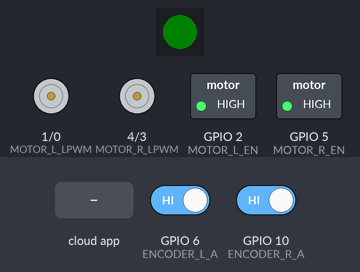
A program run on a simulated ESP32-C3. Parts: 1 RGB LEDs in strip order, left to right, motor-driver pin pairs drawn as motors (green arrow = first pin HIGH = forward, orange = second pin HIGH = backward, longer = more drive), switched loads named in the program (green lamp = pin HIGH). The test bench sets the inputs (shaded band); at power-on: GPIO 6 (ENCODER_L_A) HIGH, GPIO 10 (ENCODER_R_A) HIGH. Dim RGB values are drawn brighter than linear; the ROS host is connected and sends only what is stated.

Above: at 9.8 s.
9.9 s: the phone or cloud app sets linear.x to -100
At 10.2 s:
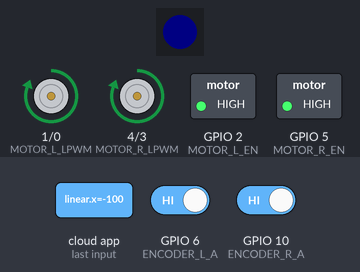
12.9 s: the phone or cloud app sets linear.x to 100
At 14.3 s:
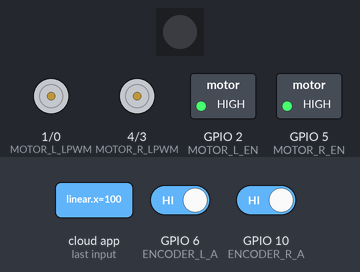
15.9 s: the phone or cloud app sets angular.z to -100
At 16.3 s:
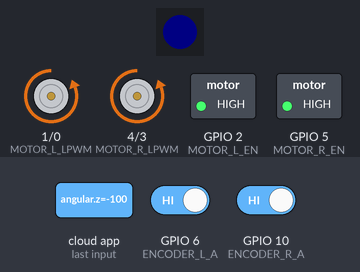
18.9 s: the phone or cloud app sets linear.x to 0
At 19.3 s:
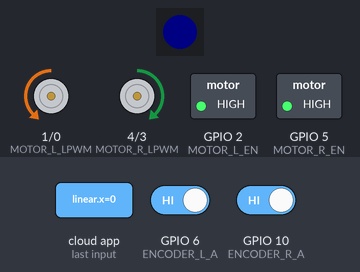
21.9 s: the phone or cloud app sets angular.z to 100
At 22.3 s:
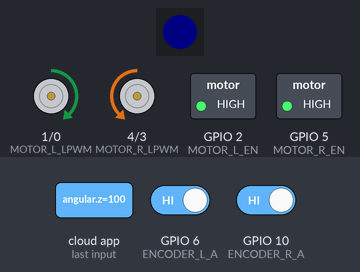
Timing chart, 0 to 25.9 s (numbered marks = the images above; inputs shaded):
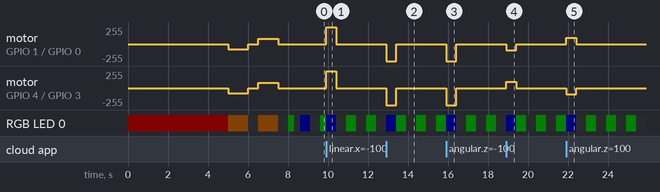

Measured:
- after the input at 9.9 s, motor on GPIO 1 (MOTOR_L_LPWM) / GPIO 0 (MOTOR_L_RPWM), motor on GPIO 4 (MOTOR_R_LPWM) / GPIO 3 (MOTOR_R_RPWM): stopped → forward 255/255 at once, → stopped 0.50 s later
- after the input at 12.9 s, motor on GPIO 1 (MOTOR_L_LPWM) / GPIO 0 (MOTOR_L_RPWM), motor on GPIO 4 (MOTOR_R_LPWM) / GPIO 3 (MOTOR_R_RPWM): stopped → backward 255/255 at once, → stopped 0.50 s later
- after the input at 15.9 s, motor on GPIO 1 (MOTOR_L_LPWM) / GPIO 0 (MOTOR_L_RPWM), motor on GPIO 4 (MOTOR_R_LPWM) / GPIO 3 (MOTOR_R_RPWM): stopped → backward 255/255 at once, → stopped 0.50 s later
- after the input at 18.9 s, motor on GPIO 1 (MOTOR_L_LPWM) / GPIO 0 (MOTOR_L_RPWM): stopped → backward 91/255 at once, → stopped 0.50 s later; motor on GPIO 4 (MOTOR_R_LPWM) / GPIO 3 (MOTOR_R_RPWM): stopped → forward 91/255 at once, → stopped 0.50 s later
- after the input at 21.9 s, motor on GPIO 1 (MOTOR_L_LPWM) / GPIO 0 (MOTOR_L_RPWM): stopped → forward 91/255 at once, → stopped 0.50 s later; motor on GPIO 4 (MOTOR_R_LPWM) / GPIO 3 (MOTOR_R_RPWM): stopped → backward 91/255 at once, → stopped 0.50 s later

The program:

main.cpp
```cpp
/**
 * MowerBot Motor Controller Firmware
 *
 * Target: ESP32-C3-DevKitM-1 (RISC-V Single-Core, 160 MHz)
 * Motor Driver: 2x BTS7960 H-Bridge
 * Motors: 2x JGB37-520 (12V, 76 RPM, 11-tick encoder)
 * Communication: UART to Raspberry Pi (micro-ROS)
 * Status LED: WS2812 RGB on GPIO8
 *
 * Pi HAT design — ESP32 communicates with Pi via UART (GPIO20/21)
 * instead of USB. No USB cable needed between Pi and ESP32.
 */

#include <Arduino.h>
#include <Adafruit_NeoPixel.h>
#include <micro_ros_platformio.h>
#include <rcl/rcl.h>
#include <rclc/rclc.h>
#include <rclc/executor.h>
#include <geometry_msgs/msg/twist.h>

// ═══════════════════════════════════════════════════════════════════════════
// PIN CONFIGURATION — ESP32-C3-DevKitM-1 + BTS7960 + JGB37-520
// ═══════════════════════════════════════════════════════════════════════════

// Motor Links — BTS7960 #1
#define MOTOR_L_RPWM  0    // GPIO0  -> J_SIG_L Pin 1 (Vorwaerts PWM)
#define MOTOR_L_LPWM  1    // GPIO1  -> J_SIG_L Pin 2 (Rueckwaerts PWM)
#define MOTOR_L_EN    2    // GPIO2  -> J_SIG_L Pin 3+4 (Enable, mit Pull-down)

// Motor Rechts — BTS7960 #2
#define MOTOR_R_RPWM  3    // GPIO3  -> J_SIG_R Pin 1 (Vorwaerts PWM)
#define MOTOR_R_LPWM  4    // GPIO4  -> J_SIG_R Pin 2 (Rueckwaerts PWM)
#define MOTOR_R_EN    5    // GPIO5  -> J_SIG_R Pin 3+4 (Enable, mit Pull-down)

// Encoder Links — JGB37-520
#define ENCODER_L_A   6    // GPIO6  -> J_ENC_L Pin 1
#define ENCODER_L_B   7    // GPIO7  -> J_ENC_L Pin 2

// Encoder Rechts — JGB37-520
#define ENCODER_R_A   10   // GPIO10 -> J_ENC_R Pin 1
#define ENCODER_R_B   9    // GPIO9  -> J_ENC_R Pin 2 (Strapping Pin, OK als Input)

// WS2812 RGB LED (onboard ESP32-C3-DevKitM-1)
#define LED_PIN       8    // GPIO8 — WS2812 addressable RGB LED
#define LED_COUNT     1    // Single LED on the DevKit

// UART to Raspberry Pi (via Pi HAT PCB traces)
// ESP32-C3 TX (GPIO21) -> Pi GPIO15 (RXD)
// ESP32-C3 RX (GPIO20) <- Pi GPIO14 (TXD)
#define UART_RX_PIN   20
#define UART_TX_PIN   21

// ═══════════════════════════════════════════════════════════════════════════
// PWM CONFIGURATION — 1 kHz, 8-bit (0-255) ideal fuer DC-Motoren
// ═══════════════════════════════════════════════════════════════════════════

#define PWM_FREQ       1000
#define PWM_RESOLUTION 8

// PWM-Kanaele (ESP32-C3 Arduino Core < 3.x verwendet Kanaele statt Pins)
#if ESP_ARDUINO_VERSION_MAJOR >= 3
  // Core 3.x: ledcAttach(pin, freq, resolution)
#else
  #define PWM_CH_L_RPWM  0
  #define PWM_CH_L_LPWM  1
  #define PWM_CH_R_RPWM  2
  #define PWM_CH_R_LPWM  3
#endif

// ═══════════════════════════════════════════════════════════════════════════
// ROBOT PARAMETERS
// ═══════════════════════════════════════════════════════════════════════════

#define WHEEL_SEPARATION    0.20f   // Radabstand in Metern (20 cm)
#define WHEEL_DIAMETER      0.07f   // Raddurchmesser in Metern (70 mm)
#define MAX_SPEED           0.28f   // Max m/s (76 RPM x pi x 0.07m / 60s)
#define ENCODER_TICKS_REV   11      // Encoder-Ticks pro Motor-Umdrehung
#define CMD_TIMEOUT_MS      500     // Motoren stoppen nach X ms ohne cmd_vel

// ═══════════════════════════════════════════════════════════════════════════
// LED COLORS — WS2812 RGB
// ═══════════════════════════════════════════════════════════════════════════

#define COLOR_OFF        0x000000
#define COLOR_RED        0x200000  // Warte auf Agent
#define COLOR_YELLOW     0x201000  // Agent gefunden / Motor-Test
#define COLOR_GREEN      0x002000  // Verbunden, idle
#define COLOR_BLUE       0x000020  // cmd_vel empfangen, Motoren aktiv
#define COLOR_PURPLE     0x100010  // Disconnected

// ═══════════════════════════════════════════════════════════════════════════
// GLOBALS
// ═══════════════════════════════════════════════════════════════════════════

// WS2812 LED
Adafruit_NeoPixel led(LED_COUNT, LED_PIN, NEO_GRB + NEO_KHZ800);

// micro-ROS
rcl_subscription_t cmd_vel_sub;
geometry_msgs__msg__Twist cmd_vel_msg;
rclc_executor_t executor;
rclc_support_t support;
rcl_allocator_t allocator;
rcl_node_t node;

// Timing
unsigned long last_cmd_time = 0;

// Encoder (volatile — ISR-Zugriff)
volatile long encoder_left_count = 0;
volatile long encoder_right_count = 0;

// State Machine
enum AgentState { WAITING_AGENT, AGENT_AVAILABLE, AGENT_CONNECTED, AGENT_DISCONNECTED };
AgentState agent_state = WAITING_AGENT;

// LED blink state
unsigned long last_led_toggle = 0;
bool led_blink_on = false;

// Diagnose
volatile unsigned long cmd_vel_count = 0;

// ═══════════════════════════════════════════════════════════════════════════
// LED HELPER — WS2812 RGB LED
// ═══════════════════════════════════════════════════════════════════════════

void set_led(uint32_t color) {
  led.setPixelColor(0, color);
  led.show();
}

void blink_led(uint32_t color, unsigned long interval_ms) {
  if (millis() - last_led_toggle >= interval_ms) {
    led_blink_on = !led_blink_on;
    set_led(led_blink_on ? color : COLOR_OFF);
    last_led_toggle = millis();
  }
}

// ═══════════════════════════════════════════════════════════════════════════
// ENCODER ISRs
// ═══════════════════════════════════════════════════════════════════════════

void IRAM_ATTR encoder_left_isr() {
  if (digitalRead(ENCODER_L_B)) encoder_left_count++;
  else encoder_left_count--;
}

void IRAM_ATTR encoder_right_isr() {
  if (digitalRead(ENCODER_R_B)) encoder_right_count++;
  else encoder_right_count--;
}

// ═══════════════════════════════════════════════════════════════════════════
// MOTOR CONTROL — BTS7960
// ═══════════════════════════════════════════════════════════════════════════

#if ESP_ARDUINO_VERSION_MAJOR >= 3

void set_motor(int rpwm_pin, int lpwm_pin, float speed) {
  speed = constrain(speed, -1.0f, 1.0f);
  if (speed > 0.05f) {
    ledcWrite(rpwm_pin, (int)(speed * 255.0f));
    ledcWrite(lpwm_pin, 0);
  } else if (speed < -0.05f) {
    ledcWrite(rpwm_pin, 0);
    ledcWrite(lpwm_pin, (int)((-speed) * 255.0f));
  } else {
    ledcWrite(rpwm_pin, 0);
    ledcWrite(lpwm_pin, 0);
  }
}

#else

void set_motor(int rpwm_ch, int lpwm_ch, float speed) {
  speed = constrain(speed, -1.0f, 1.0f);
  if (speed > 0.05f) {
    ledcWrite(rpwm_ch, (int)(speed * 255.0f));
    ledcWrite(lpwm_ch, 0);
  } else if (speed < -0.05f) {
    ledcWrite(rpwm_ch, 0);
    ledcWrite(lpwm_ch, (int)((-speed) * 255.0f));
  } else {
    ledcWrite(rpwm_ch, 0);
    ledcWrite(lpwm_ch, 0);
  }
}

#endif

void stop_motors() {
  #if ESP_ARDUINO_VERSION_MAJOR >= 3
    set_motor(MOTOR_L_RPWM, MOTOR_L_LPWM, 0.0f);
    set_motor(MOTOR_R_RPWM, MOTOR_R_LPWM, 0.0f);
  #else
    set_motor(PWM_CH_L_RPWM, PWM_CH_L_LPWM, 0.0f);
    set_motor(PWM_CH_R_RPWM, PWM_CH_R_LPWM, 0.0f);
  #endif
}

void set_motor_left(float speed) {
  #if ESP_ARDUINO_VERSION_MAJOR >= 3
    set_motor(MOTOR_L_RPWM, MOTOR_L_LPWM, speed);
  #else
    set_motor(PWM_CH_L_RPWM, PWM_CH_L_LPWM, speed);
  #endif
}

void set_motor_right(float speed) {
  #if ESP_ARDUINO_VERSION_MAJOR >= 3
    set_motor(MOTOR_R_RPWM, MOTOR_R_LPWM, speed);
  #else
    set_motor(PWM_CH_R_RPWM, PWM_CH_R_LPWM, speed);
  #endif
}

// ═══════════════════════════════════════════════════════════════════════════
// cmd_vel CALLBACK — Differential Drive Kinematik
// ═══════════════════════════════════════════════════════════════════════════

void cmd_vel_callback(const void* msgin) {
  const geometry_msgs__msg__Twist* msg =
    (const geometry_msgs__msg__Twist*)msgin;

  float linear  = msg->linear.x;
  float angular = msg->angular.z;

  // Differential Drive
  float v_left  = linear - angular * (WHEEL_SEPARATION / 2.0f);
  float v_right = linear + angular * (WHEEL_SEPARATION / 2.0f);

  // Normalisieren auf -1.0 .. +1.0
  set_motor_left(constrain(v_left / MAX_SPEED, -1.0f, 1.0f));
  set_motor_right(constrain(v_right / MAX_SPEED, -1.0f, 1.0f));

  last_cmd_time = millis();
  cmd_vel_count++;
}

// ═══════════════════════════════════════════════════════════════════════════
// micro-ROS ENTITY MANAGEMENT
// ═══════════════════════════════════════════════════════════════════════════

bool create_microros_entities() {
  allocator = rcl_get_default_allocator();
  if (rclc_support_init(&support, 0, NULL, &allocator) != RCL_RET_OK) return false;
  if (rclc_node_init_default(&node, "mower_motor_controller", "", &support) != RCL_RET_OK) return false;
  if (rclc_subscription_init_default(&cmd_vel_sub, &node,
      ROSIDL_GET_MSG_TYPE_SUPPORT(geometry_msgs, msg, Twist), "cmd_vel") != RCL_RET_OK) return false;
  if (rclc_executor_init(&executor, &support.context, 1, &allocator) != RCL_RET_OK) return false;
  if (rclc_executor_add_subscription(&executor, &cmd_vel_sub,
      &cmd_vel_msg, &cmd_vel_callback, ON_NEW_DATA) != RCL_RET_OK) return false;
  return true;
}

void destroy_microros_entities() {
  rclc_executor_fini(&executor);
  rcl_ret_t rc;
  rc = rcl_subscription_fini(&cmd_vel_sub, &node); (void)rc;
  rc = rcl_node_fini(&node); (void)rc;
  rclc_support_fini(&support);
}

// ═══════════════════════════════════════════════════════════════════════════
// SETUP
// ═══════════════════════════════════════════════════════════════════════════

void setup() {
  // --- WS2812 LED ---
  led.begin();
  led.setBrightness(50);  // Nicht zu hell (0-255)
  set_led(COLOR_RED);     // Rot = Startup

  // --- BTS7960 Enable-Pins -> HIGH ---
  pinMode(MOTOR_L_EN, OUTPUT);
  pinMode(MOTOR_R_EN, OUTPUT);
  digitalWrite(MOTOR_L_EN, HIGH);
  digitalWrite(MOTOR_R_EN, HIGH);

  // --- PWM-Kanaele fuer Motor-Pins ---
  #if ESP_ARDUINO_VERSION_MAJOR >= 3
    ledcAttach(MOTOR_L_RPWM, PWM_FREQ, PWM_RESOLUTION);
    ledcAttach(MOTOR_L_LPWM, PWM_FREQ, PWM_RESOLUTION);
    ledcAttach(MOTOR_R_RPWM, PWM_FREQ, PWM_RESOLUTION);
    ledcAttach(MOTOR_R_LPWM, PWM_FREQ, PWM_RESOLUTION);
  #else
    ledcSetup(PWM_CH_L_RPWM, PWM_FREQ, PWM_RESOLUTION);
    ledcSetup(PWM_CH_L_LPWM, PWM_FREQ, PWM_RESOLUTION);
    ledcSetup(PWM_CH_R_RPWM, PWM_FREQ, PWM_RESOLUTION);
    ledcSetup(PWM_CH_R_LPWM, PWM_FREQ, PWM_RESOLUTION);
    ledcAttachPin(MOTOR_L_RPWM, PWM_CH_L_RPWM);
    ledcAttachPin(MOTOR_L_LPWM, PWM_CH_L_LPWM);
    ledcAttachPin(MOTOR_R_RPWM, PWM_CH_R_RPWM);
    ledcAttachPin(MOTOR_R_LPWM, PWM_CH_R_LPWM);
  #endif

  // --- Motoren stoppen ---
  stop_motors();

  // --- Encoder-Pins ---
  pinMode(ENCODER_L_A, INPUT_PULLUP);
  pinMode(ENCODER_L_B, INPUT_PULLUP);
  pinMode(ENCODER_R_A, INPUT_PULLUP);
  pinMode(ENCODER_R_B, INPUT_PULLUP);
  attachInterrupt(digitalPinToInterrupt(ENCODER_L_A), encoder_left_isr, RISING);
  attachInterrupt(digitalPinToInterrupt(ENCODER_R_A), encoder_right_isr, RISING);

  // ============================================================
  // DIAGNOSE: Motor-Test-Impuls
  // ENTFERNEN wenn Motoren bestaetigt funktionieren!
  // ============================================================
  delay(5000);  // 5s warten — Zeit zum Einschalten der 12V

  set_led(COLOR_YELLOW);       // Gelb = Motor-Test
  set_motor_left(0.3f);        // 30% vorwaerts
  set_motor_right(0.3f);
  delay(1000);

  stop_motors();
  set_led(COLOR_OFF);
  delay(500);

  set_led(COLOR_YELLOW);
  set_motor_left(-0.3f);       // 30% rueckwaerts
  set_motor_right(-0.3f);
  delay(1000);

  stop_motors();
  set_led(COLOR_OFF);
  delay(500);

  // 3x Gruen blinken = Setup fertig
  for (int i = 0; i < 3; i++) {
    set_led(COLOR_GREEN);  delay(100);
    set_led(COLOR_OFF);    delay(100);
  }
  // ============================================================

  // --- micro-ROS UART Transport ---
  // ESP32-C3 kommuniziert mit dem Pi ueber UART (nicht USB)
  // GPIO20 = RX (<- Pi TXD), GPIO21 = TX (-> Pi RXD)
  Serial1.begin(115200, SERIAL_8N1, UART_RX_PIN, UART_TX_PIN);
  set_microros_serial_transports(Serial1);

  agent_state = WAITING_AGENT;
}

// ═══════════════════════════════════════════════════════════════════════════
// MAIN LOOP — State Machine
// ═══════════════════════════════════════════════════════════════════════════

void loop() {
  switch (agent_state) {
    case WAITING_AGENT:
      blink_led(COLOR_RED, 1000);  // Rot blinken = Warte auf Agent
      if (rmw_uros_ping_agent(100, 1) == RMW_RET_OK) {
        agent_state = AGENT_AVAILABLE;
      }
      break;

    case AGENT_AVAILABLE:
      set_led(COLOR_YELLOW);       // Gelb = Entities erstellen
      if (create_microros_entities()) {
        last_cmd_time = millis();
        cmd_vel_count = 0;
        agent_state = AGENT_CONNECTED;
      } else {
        agent_state = WAITING_AGENT;
      }
      break;

    case AGENT_CONNECTED: {
      if (millis() - last_cmd_time <= CMD_TIMEOUT_MS) {
        set_led(COLOR_BLUE);             // Blau = Motoren aktiv
      } else {
        blink_led(COLOR_GREEN, 500);     // Gruen blinken = idle
      }

      // Executor — KEIN Ping im Connected-State
      rclc_executor_spin_some(&executor, RCL_MS_TO_NS(10));

      // Watchdog
      if (millis() - last_cmd_time > CMD_TIMEOUT_MS) {
        stop_motors();
      }
      break;
    }

    case AGENT_DISCONNECTED:
      set_led(COLOR_PURPLE);             // Lila = Disconnected
      stop_motors();
      destroy_microros_entities();
      agent_state = WAITING_AGENT;
      break;
  }
}
```
